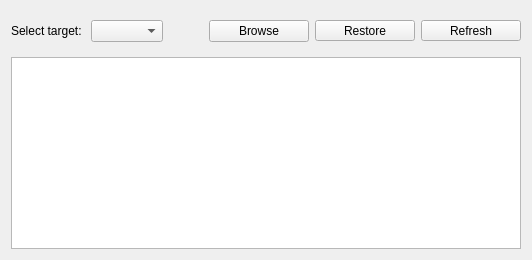
          <widget class="QWidget" name="tab_snapperRestore">
           <attribute name="title">
            <string>Browse/Restore</string>
           </attribute>
           <layout class="QVBoxLayout" name="verticalLayout_5">
            <item>
             <widget class="QFrame" name="frame">
              <property name="frameShape">
               <enum>QFrame::NoFrame</enum>
              </property>
              <property name="frameShadow">
               <enum>QFrame::Raised</enum>
              </property>
              <layout class="QHBoxLayout" name="horizontalLayout_8">
               <property name="leftMargin">
                <number>0</number>
               </property>
               <property name="rightMargin">
                <number>0</number>
               </property>
               <item>
                <widget class="QLabel" name="label_snapperSubvol">
                 <property name="text">
                  <string>Select target: </string>
                 </property>
                </widget>
               </item>
               <item>
                <widget class="QComboBox" name="comboBox_snapperSubvols"/>
               </item>
               <item>
                <spacer name="horizontalSpacer_6">
                 <property name="orientation">
                  <enum>Qt::Horizontal</enum>
                 </property>
                 <property name="sizeHint" stdset="0">
                  <size>
                   <width>40</width>
                   <height>20</height>
                  </size>
                 </property>
                </spacer>
               </item>
               <item>
                <widget class="QToolButton" name="pushButton_snapperBrowse">
                 <property name="sizePolicy">
                  <sizepolicy hsizetype="Preferred" vsizetype="Preferred">
                   <horstretch>0</horstretch>
                   <verstretch>0</verstretch>
                  </sizepolicy>
                 </property>
                 <property name="minimumSize">
                  <size>
                   <width>100</width>
                   <height>0</height>
                  </size>
                 </property>
                 <property name="text">
                  <string>Browse</string>
                 </property>
                 <property name="icon">
                  <iconset resource="../../icons/icons.qrc">
                   <normaloff>:/icons/filebrowse.png</normaloff>:/icons/filebrowse.png</iconset>
                 </property>
                 <property name="toolButtonStyle">
                  <enum>Qt::ToolButtonTextUnderIcon</enum>
                 </property>
                </widget>
               </item>
               <item>
                <widget class="QToolButton" name="pushButton_snapperRestore">
                 <property name="minimumSize">
                  <size>
                   <width>100</width>
                   <height>0</height>
                  </size>
                 </property>
                 <property name="text">
                  <string>Restore</string>
                 </property>
                 <property name="icon">
                  <iconset resource="../../icons/icons.qrc">
                   <normaloff>:/icons/restore.png</normaloff>:/icons/restore.png</iconset>
                 </property>
                 <property name="toolButtonStyle">
                  <enum>Qt::ToolButtonTextUnderIcon</enum>
                 </property>
                </widget>
               </item>
               <item>
                <widget class="QToolButton" name="toolButton_snapperRestoreRefresh">
                 <property name="sizePolicy">
                  <sizepolicy hsizetype="Preferred" vsizetype="Fixed">
                   <horstretch>0</horstretch>
                   <verstretch>0</verstretch>
                  </sizepolicy>
                 </property>
                 <property name="minimumSize">
                  <size>
                   <width>100</width>
                   <height>0</height>
                  </size>
                 </property>
                 <property name="text">
                  <string>Refresh</string>
                 </property>
                 <property name="icon">
                  <iconset resource="../../icons/icons.qrc">
                   <normaloff>:/icons/reload.png</normaloff>:/icons/reload.png</iconset>
                 </property>
                 <property name="toolButtonStyle">
                  <enum>Qt::ToolButtonTextUnderIcon</enum>
                 </property>
                </widget>
               </item>
              </layout>
             </widget>
            </item>
            <item>
             <widget class="QTableWidget" name="tableWidget_snapperRestore">
              <property name="editTriggers">
               <set>QAbstractItemView::NoEditTriggers</set>
              </property>
              <property name="selectionMode">
               <enum>QAbstractItemView::SingleSelection</enum>
              </property>
              <property name="selectionBehavior">
               <enum>QAbstractItemView::SelectRows</enum>
              </property>
              <attribute name="horizontalHeaderStretchLastSection">
               <bool>true</bool>
              </attribute>
              <attribute name="verticalHeaderVisible">
               <bool>false</bool>
              </attribute>
             </widget>
            </item>
           </layout>
          </widget>
